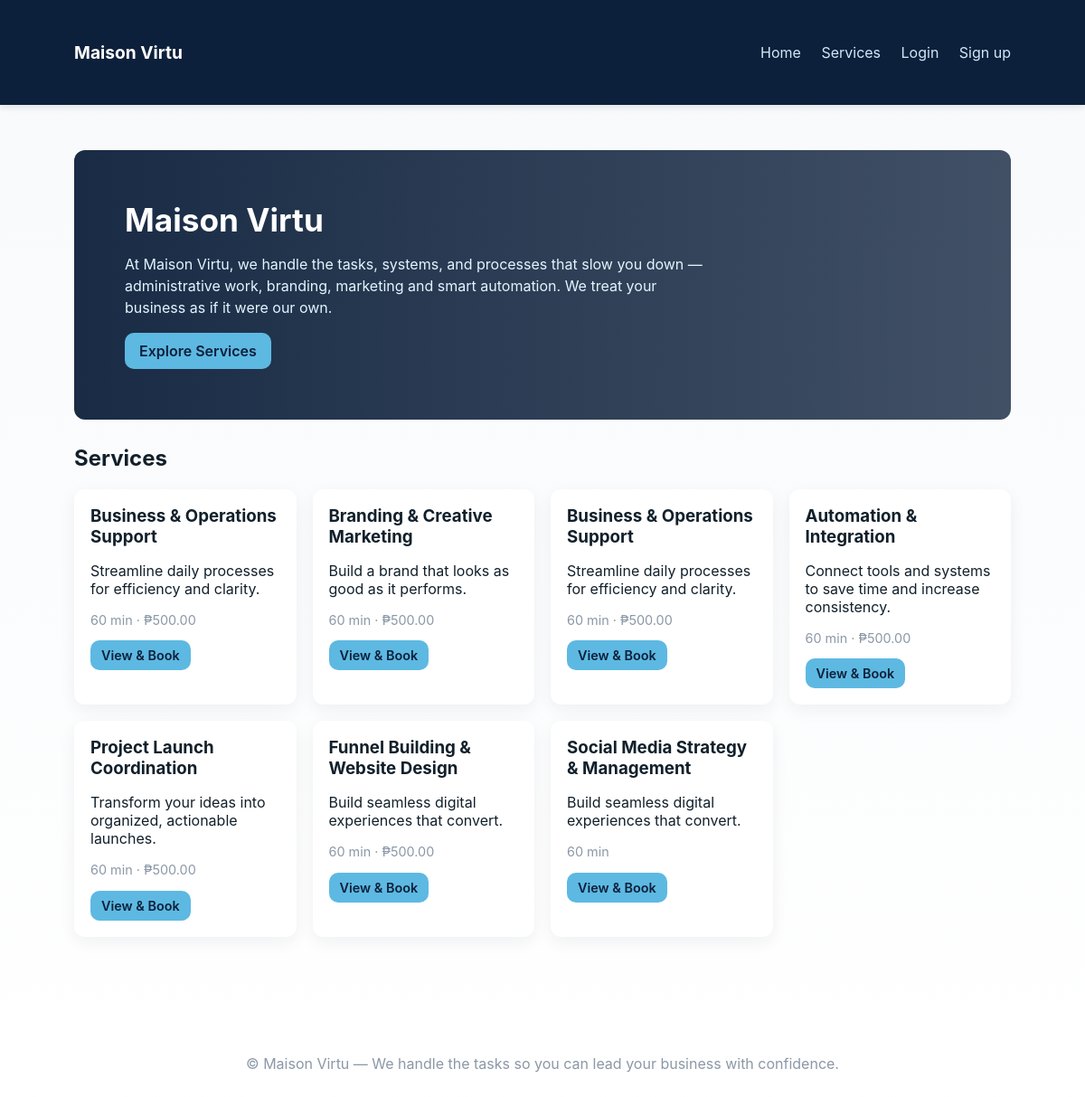
The page / on the database its author committed.
### booking/models.py (models this page shows, shortened)
class Service(models.Model):
    name = models.CharField(max_length=100)
    duration_minutes = models.PositiveIntegerField(default=60)
    price = models.DecimalField(max_digits=8, decimal_places=2, blank=True, null=True)
    description = models.TextField(blank=True)

### booking/views.py (the view)
# urls.py: path('', views.index, name='index'),
def index(request):
    services = Service.objects.all()
    return render(request, 'index.html', {'services': services})

### templates/index.html (shortened to what this page needs)
{% extends "base.html" %}
{% load static %}
{% block content %}
<section class="hero">
  <h1>Maison Virtu</h1>
  <p class="lead">At Maison Virtu, we handle the tasks, systems, and processes that slow you down — administrative work, branding, marketing and smart automation. We treat your business as if it were our own.</p>
  <a class="btn" href="#services">Explore Services</a>
</section>
<section id="services" class="services">
  <h2>Services</h2>
  <div class="cards">
    {% for service in services %}
      <div class="card">
        <h3>{{ service.name }}</h3>
        <p>{{ service.description|truncatechars:140 }}</p>
        <p class="meta">{{ service.duration_minutes }} min{% if service.price %} · ₱{{ service.price }}{% endif %}</p>
        <a class="btn small" href="{% url 'service_detail' service.pk %}">View & Book</a>
      </div>
    {% empty %}
      <p>No services yet — add some in admin.</p>
    {% endfor %}
  </div>
</section>
{% endblock %}

### templates/base.html (shortened to what this page needs)
{% load static %}
<!doctype html>
<html lang="en">
<head>
  <link rel="stylesheet" href="{% static 'css/style.css' %}">
</head>
<body>
  <header class="topbar">
    <div class="container">
      <a class="brand" href="{% url 'index' %}">Maison Virtu</a>
      <nav class="nav">
        <a href="{% url 'index' %}">Home</a>
        <a href="{% url 'index' %}#services">Services</a>
        {% if user.is_authenticated %}
          <a href="{% url 'my_appointments' %}">My Appointments</a>
          <form method="post" action="{% url 'logout' %}" style="display:inline">
            {% csrf_token %}
            <button class="btn small ghost" type="submit">Logout</button>
          </form>
        {% else %}
          <a href="{% url 'login' %}">Login</a>
          <a href="{% url 'signup' %}">Sign up</a>
        {% endif %}
      </nav>
    </div>
  </header>
  <main class="container">
    {% block content %}{% endblock %}
  </main>
  <footer class="footer">
    <div class="container">
      <p>© Maison Virtu — We handle the tasks so you can lead your business with confidence.</p>
    </div>
  </footer>
</body>
</html>

### static/css/style.css (style rules this page uses)
:root { --primary:#0D203B; --accent:#5DB9E2; --muted:#8B98A7; --bg:#F6F8FB; --card:#ffffff; --radius:12px; --container:1100px; }
* { box-sizing:border-box }
body { margin:0; font-family:Inter, ui-sans-serif, system-ui, -apple-system, "Segoe UI", Roboto, "Helvetica Neue", Arial; background: linear-gradient(180deg, #F7F9FB 0%, #fff 100%); color:#12202b; -webkit-font-smoothing:antialiased; -moz-osx-font-smoothing:grayscale; }
.container { max-width:var(--container);margin:0 auto;padding:32px }
.topbar { background:var(--primary);color:#fff;padding:14px 0;box-shadow:0 2px 8px rgba(13,32,59,0.12) }
.topbar .container { display:flex;align-items:center;justify-content:space-between }
.brand { font-weight:700;color:#fff;text-decoration:none;font-size:1.2rem }
.nav a { color:#cfeaf9;margin-left:18px;text-decoration:none }
.hero { background:linear-gradient(90deg, rgba(13,32,59,0.95), rgba(13,32,59,0.78)); color:#fff; padding:56px;border-radius:12px;margin:18px 0 }
.hero h1 { font-size:2.2rem;margin:0 0 12px }
.lead { color:#e3f5ff;max-width:70%;line-height:1.5 }
.btn { display:inline-block;background:var(--accent);color:var(--primary);padding:10px 16px;border-radius:10px;text-decoration:none;border:0;font-weight:600;cursor:pointer }
.btn.small { padding:8px 12px;font-size:0.9rem }
.services { margin-top:28px }
.cards { display:grid;grid-template-columns:repeat(auto-fit,minmax(220px,1fr));gap:18px }
.card { background:var(--card);border-radius:12px;padding:18px;box-shadow:0 6px 18px rgba(13,32,59,0.06) }
.card h3 { margin:0 0 8px }
.meta { color:var(--muted);font-size:.9rem }
.footer { padding:20px 0;margin-top:30px;text-align:center;color:var(--muted) }

### rows shown on the page
Service: name "Business & Operations Support", description "Streamline daily processes for efficiency and clarity.", duration_minutes "60", price "500.00"
Service: name "Branding & Creative Marketing", description "Build a brand that looks as good as it performs.", duration_minutes "60", price "500.00"
Service: name "Business & Operations Support", description "Streamline daily processes for efficiency and clarity.", duration_minutes "60", price "500.00"
Service: name "Automation & Integration", description "Connect tools and systems to save time and increase consistency.", duration_minutes "60", price "500.00"
Service: name "Project Launch Coordination", description "Transform your ideas into organized, actionable launches.", duration_minutes "60", price "500.00"
Service: name "Funnel Building & Website Design", description "Build seamless digital experiences that convert.", duration_minutes "60", price "500.00"
Service: name "Social Media Strategy & Management", description "Build seamless digital experiences that convert.", duration_minutes "60"
